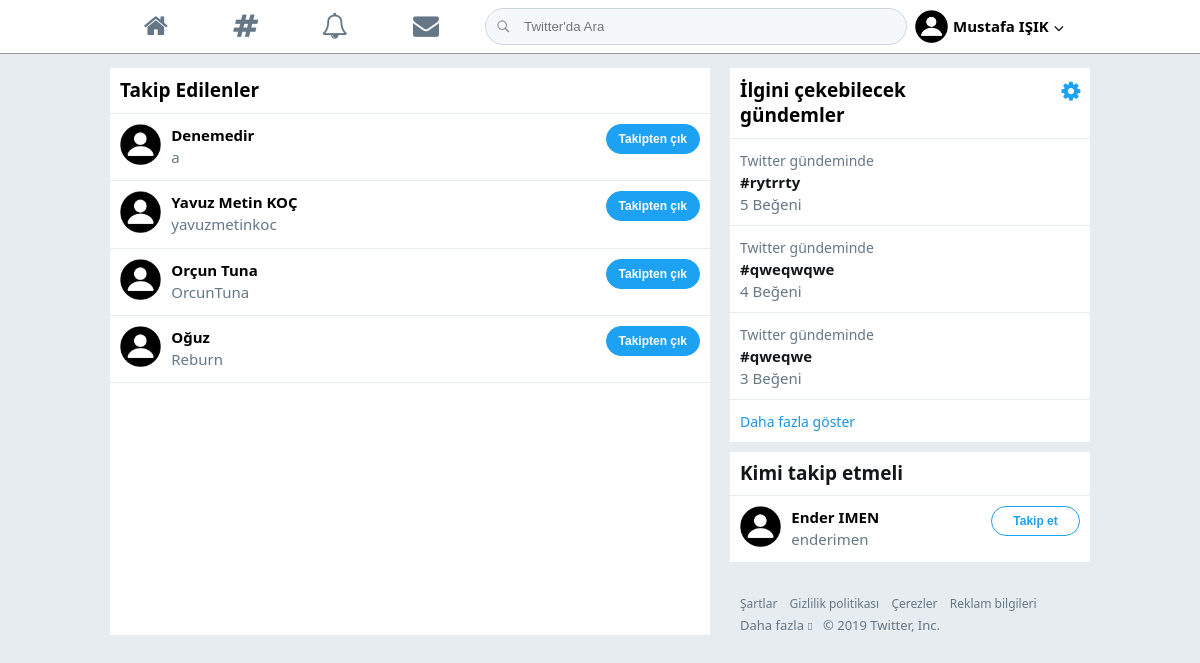
Screenshot of /arama.php?i=t_edilen&id=1 (signed in) with the database file from the repository.
### tables this page shows
CREATE TABLE `uyeler` (
  `id` int(11) NOT NULL,
  `kadi` varchar(50) NOT NULL,
  `sifre` varchar(50) NOT NULL,
  `isim` varchar(50) NOT NULL,
  `telefon` varchar(20) NOT NULL,
  `resim` varchar(50) DEFAULT 'default.png',
  `eposta` varchar(50) NOT NULL,
  `tarih` timestamp NOT NULL DEFAULT CURRENT_TIMESTAMP
);

CREATE TABLE `takipciler` (
  `takip_id` int(11) NOT NULL,
  `teden_id` int(11) NOT NULL,
  `tedilen_id` int(11) NOT NULL
);

CREATE TABLE `paylasim` (
  `paylasim_id` int(11) NOT NULL,
  `kisi_id` int(11) NOT NULL,
  `icerik` varchar(280) NOT NULL,
  `tarih` timestamp NOT NULL DEFAULT CURRENT_TIMESTAMP,
  `ust_id` int(11) DEFAULT '0',
  `retweet_id` int(11) DEFAULT NULL
);

### arama.php (the view, shortened to what this page needs)
<?php
	include "baglanti.php";
 ?>
<!DOCTYPE html>
<html>
<head>
	<link rel="stylesheet" href="css/acilir.css">
	<link rel="stylesheet" href="css/arama.css">
	<link rel="stylesheet" href="css1/font-awesome.css">
</head>
<body>
	<div class="ana">
		<?php
		include('acilir.php');
		$retweet_id=@$_GET['id'];
		$retweet_bilgileri = mysqli_fetch_assoc(mysqli_query($baglanti,"select * from paylasim P inner join uyeler U on U.id = P.kisi_id and  paylasim_id='$retweet_id'"));
		?>
		<div class="alt">
			<div class="alt_sol">
				<?php
					$islem=$_GET['i'];
					if($islem == "retweet"){
						?>
							<div class="tweet_at">
								<div class="tweet_at_ic">
									<div class="tweet_at_ic_sol">
										<img src="img/profil.png" alt="">
									</div>
									<div class="tweet_at_ic_sag">
										<form action="islemler.php?i=yorum_ret&id=<?=$retweet_id?>" method="POST" >
											<div class="tweet_at_ic_sag_ust">
												<div class="tweet_at_ic_sag_ust_text">
													<textarea style="font-size: 19px;" maxlength="240" placeholder="Neler oluyor?" name="retweet"></textarea>
														<div class="gonderi">
														<div class="gonderi_ust">
															<div class="gonderi_ust1"><img src="img/profil.png" alt=""></div>
															<div class="gonderi_ust2"><span><?=$retweet_bilgileri['isim']?></span></div>
															<div class="gonderi_ust3"><span>@ <?=$retweet_bilgileri['kadi']?></span></div>
															<div class="nokta"></div>
															<div class="gonderi_ust4"><span><?=$retweet_bilgileri['tarih']?></span></div>
														</div>
														<div class="gonderi_alt">
															<span><?=$retweet_bilgileri['icerik']?></span>
														</div>
													</div>
												</div>
											</div>
											<div class="tweet_at_ic_sag_alt">
												<div class="tweet_at_ic_sag_alt_buton yuvarlak">
													<input type="submit" value="Retweet">
												</div>
											</div>
										</form>
									</div>
								</div>
							</div>
						<?php
					}
					else if($islem=="t_edilen"){
						?>
										<div class="icgundemler" style="border-bottom: 1px solid #e6ecf0; ">
											<p>Takip Edilenler</p>
										</div>
									<?php
									$aranacak_id=$_GET['id'];
									$a_kisi= mysqli_query($baglanti,"SELECT * FROM takipciler WHERE teden_id='$aranacak_id'");
									while($a_kisiler1=mysqli_fetch_assoc($a_kisi)){
										$a_kisiler = mysqli_fetch_assoc(mysqli_query($baglanti,"Select * from uyeler where id='".$a_kisiler1['tedilen_id']."' "));
									?>
										<a href="profil.php?id=<?=$a_kisiler['id']?>">
											<div class="alt_sag_bir_iki">
												<div class="alt_sag_bir_iki_profil hover">
													<img src="img/profil.png" alt="">
													<div class="resim_sag" style="width: 600px;">
														<div class="resim_sag_bir">
															<div class="resim_sag_bir_bir"><span><?=$a_kisiler['isim']?></span></div>
															<div class="span_alti"><span><?=$a_kisiler['kadi']?></span></div>
														</div>
														<?php
														$benim_id=$_SESSION['session_id'];
															$begenimi=mysqli_num_rows(mysqli_query($baglanti,"select * from takipciler
																where teden_id='$benim_id' and tedilen_id='".$a_kisiler['id']."' "));
															if($benim_id!=$a_kisiler['id']){
																if($begenimi<1){
																?>
																	<a href="islemler.php?i=takip_et&id=<?=$a_kisiler['id']?>">
																		<div class="resim_sag_buton">
																			<button class="resim_sag_buton1">Takip et</button>
																		</div>
																	</a>
																<?php
															}
															else{
																?>
																	<a href="islemler.php?i=takip_sil&id=<?=$a_kisiler['id']?>">
																		<div class="resim_sag_buton">
																			<button class="resim_sag_buton2">Takipten çık</button>
																		</div>
																	</a>
																<?php
															}
															}
														 ?>
													</div>
												</div>
											</div>
										</a>
									<?php
									}
					}
				 ?>
			</div>
			<div class="alt_sag">
					<div class="gundemler">
						<div class="gundemler_ust">
							<div class="icgundemler"><p>İlgini çekebilecek gündemler</p></div>
							<div class="gundemler_icon yuvarlak"><i class="fa fa-cog" aria-hidden="true"></i></div>
						</div>
						<div class="gundemler_alt">
							<?php
								$trendler= mysqli_query($baglanti,"SELECT gonderi_id,COUNT(*)as sayi FROM `begeniler` GROUP by gonderi_id ORDER by sayi DESC");
								$son=0;
								while ($trend_yaz = mysqli_fetch_assoc($trendler)) {
									if($son==3){
								 		break;
								 	}
								 	else
								 		$son+=1;
									$trend_bil = mysqli_fetch_assoc(mysqli_query($baglanti,"select * from paylasim
										where paylasim_id = '".$trend_yaz['gonderi_id']."' "));
										?>
											<a href="gonderi.php?id=<?=$trend_yaz['gonderi_id']?>">
												<div class="gundemler_alt_bir hover">
													<div class="gundemler_alt_bir_bir"><span>Twitter gündeminde</span></div>
													<div class="gundemler_alt_bir_iki"><span>#<?=$trend_bil['icerik'] ?></span></div>
													<div class="gundemler_alt_bir_uc"><span><?=$trend_yaz['sayi'] ?> Beğeni</span></div>
												</div>
											</a>
										<?php
								}
							 ?>
							<a href="gundemler.php">
								<div class="dfgoster hover">
									<span>Daha fazla göster</span>
								</div>
							</a>
						</div>
					</div>
					<div class="alt_sag_bir">
						<div class="alt_sag_bir_bir">
							<h3>Kimi takip etmeli</h3>
						</div>
							<?php
								$benim_id=$_SESSION['session_id'];
								$benim_t_e=array();
								$takip_takip_dizi = array();
								$t_ettiklerim=mysqli_query($baglanti,"SELECT * from takipciler where teden_id='$benim_id' ");
								while($tek=mysqli_fetch_assoc($t_ettiklerim)){
									array_push($benim_t_e, $tek['tedilen_id']);
									$takip_id = $tek['tedilen_id'];
									$takip_takip=mysqli_query($baglanti,"SELECT * from takipciler where tedilen_id!='$benim_id' and teden_id='$takip_id' ");
									while($takip_takipler = mysqli_fetch_assoc($takip_takip)){
										array_push($takip_takip_dizi, $takip_takipler['tedilen_id']);
									}
								}
							$result1 = array_diff($takip_takip_dizi, $benim_t_e);
							$result = array_unique($result1);
							 foreach ($result as $key) {
							 	$bilgiler = mysqli_fetch_assoc(mysqli_query($baglanti,"SELECT * from uyeler where id='$key' "));
							 	?>
									<a href="profil.php?id=<?=$key?>">
										<div class="alt_sag_bir_iki">
											<div class="alt_sag_bir_iki_profil hover">
												<img src="img/profil.png" alt="">
												<div class="resim_sag">
													<div class="resim_sag_bir">
														<div class="resim_sag_bir_bir"><span><?php echo $bilgiler['isim']; ?></span></div>
														<div class="span_alti"><span><?php echo $bilgiler['kadi']; ?></span></div>
													</div>
													<a href="islemler.php?i=takip_et&id=<?=$key?>">
														<div class="resim_sag_buton">
															<button class="resim_sag_buton1">Takip et</button>
														</div>
													</a>
												</div>
											</div>
										</div>
									</a>
						<?php
							 }
							 	?>
					</div>
				<div class="domain">
					<div class="liste_sag">
						<ul>
							<li><a href="">Şartlar</a></li>
							<li><a href="">Gizlilik politikası</a></li>
							<li><a href="">Çerezler</a></li>
							<li><a href="">Reklam bilgileri</a></li>
						</ul>
					</div>
					<div class="domain_alt">
						<div class="daha_fazla">
							<span class="daha_fazla_span">Daha fazla<i class="fas fa-chevron-down"></i>
							</span>
						</div>
						<div class="t2019">
							<span>© 2019 Twitter, Inc.</span>
						</div>
					</div>
				</div>
			</div>
		</div>
	</div>
</body>
</html>

### acilir.php (shortened to what this page needs)
<?php
	$benim_id = $_SESSION['session_id'];
	$kisiselbilgilerim = mysqli_fetch_assoc(mysqli_query($baglanti, "select * from uyeler where id='$benim_id' "));
 ?>
		<div class="ust">
			<div class="orta">
				<a href="anasayfa.php">
					<div class="anasayfa hover2">
						<div class="anasayfa_ic yuvarlak">
							<i class="fa fa-home" aria-hidden="true"></i>
						</div>
					</div>
				</a>
				<a href="gundemler.php">
					<div class="gundemler_sayfa hover2">
						<div class="gundemler_sayfa_ic yuvarlak">
							<i class="fa fa-hashtag" aria-hidden="true"></i>
						</div>
					</div>
				</a>
				<a href="bildirimler.php">
					<div class="bildirimler hover2">
						<div class="bildirimler_ic yuvarlak">
							<i class="fa fa-bell-o" aria-hidden="true"></i>
						</div>
					</div>
				</a>
				<a href="mesajlar.php">
					<div class="mesajlar hover2">
						<div class="mesajlar_ic yuvarlak">
							<i class="fa fa-envelope" aria-hidden="true"></i>
						</div>
					</div>
				</a>
				<div class="arama">
					<div class="kutu">
						<form action="arama.php?i=arama" method="POST">
							<input type="image" value="" src="img/search.png" class="abuton"/>
							<input type="text" name="ara" class="akutu" placeholder="Twitter'da Ara" />
						</form>
					</div>
				</div>
				<div class="profil">
					<div class="menu">
						<div class="profil_ic yuvarlak hover">
							<img src="img/profil.png" alt="">
							<span><?= $kisiselbilgilerim['isim'] ?></span>
							<i class="fa fa-angle-down" aria-hidden="true"></i>
						</div>
					</div>
				</div>
			</div>
		</div>

### css/acilir.css (style rules this page uses)
.ust { width: 100%; height: 53px; background-color: #fff; border-bottom: 1px solid #989898; position: fixed; top: 0; z-index: 1; }
.ust a { text-decoration: none; }
.orta { width: 980px; height: 53px; margin: auto; display: flex; padding: 0 10px 0 10px; }
.anasayfa { width: 90px; height: 43px; background-color: #fff; padding-top: 5px; padding-bottom: 5px; }
.anasayfa_ic { width: 38.75px; margin: auto; }
.anasayfa_ic i { font-size: 26px; color: rgb(101, 119, 134); padding: 8px 8px 8px 8px; }
.gundemler_sayfa { width: 90px; height: 43px; background-color: #fff; padding-top: 5px; padding-bottom: 5px; }
.gundemler_sayfa_ic { width: 38.75px; margin: auto; }
.gundemler_sayfa_ic i { font-size: 26px; color: rgb(101, 119, 134); padding: 8px 8px 8px 7px; }
.bildirimler { width: 90px; height: 43px; background-color: #fff; padding-top: 5px; padding-bottom: 5px; }
.bildirimler_ic { width: 38.75px; margin: auto; }
.bildirimler_ic i { font-size: 26px; color: rgb(101, 119, 134); padding: 8px 8px 8px 6px; }
.mesajlar { width: 90px; height: 43px; background-color: #fff; padding-top: 5px; padding-bottom: 5px; }
.mesajlar_ic { width: 42px; margin: auto; }
.mesajlar_ic i { font-size: 26px; color: rgb(101, 119, 134); padding: 8px 8px 8px 9px; }
.arama { margin-left: 15px; width: 430px; height: 46px; }
.kutu { margin-top: 8px; margin-bottom: 8px; width: 420px; background-color:#F5F8FA; border-radius: 100px; border: 1px solid #CCD6DD; }
.kutu form { display: flex; }
.akutu { padding: 0; width: 390px; margin-top: 10px; margin-bottom: 10px; padding-left: 12px; padding-right: 5px; background: transparent; outline:none; border: none; }
.abuton { width: 18px; height: 18px; margin-top: 8px; margin-bottom: 8px; margin-left: 8px; outline:none; border:none; }
.profil { height: 53px; }
.profil_ic { height: 33px; margin-top: 10px; margin-bottom: 10px; display: flex; cursor: pointer; }
.profil img { float: left; width: 33px; height: 33px; }
.profil_ic span { font-size: 15px; font-weight: bold; height: 21px; margin:6px 5px 6px 5px; color: #000; overflow: hidden; }
.profil_ic i { margin-top: 10px; color: #000; }

### rows the page displays
uyeler: isim "Mustafa IŞIK"
takipciler: uyeler.isim "Denemedir", uyeler.kadi "a"
takipciler: uyeler.isim "Yavuz Metin KOÇ", uyeler.kadi "yavuzmetinkoc"
takipciler: uyeler.isim "Orçun Tuna", uyeler.kadi "OrcunTuna"
takipciler: uyeler.isim "Oğuz", uyeler.kadi "Reburn"
paylasim: icerik "rytrrty"
paylasim: icerik "qweqwqwe"
paylasim: icerik "qweqwe"
uyeler: isim "Ender IMEN", kadi "enderimen"

### other values shown
$trend_yaz['sayi'] "5"
$trend_yaz['sayi'] "4"
$trend_yaz['sayi'] "3"
